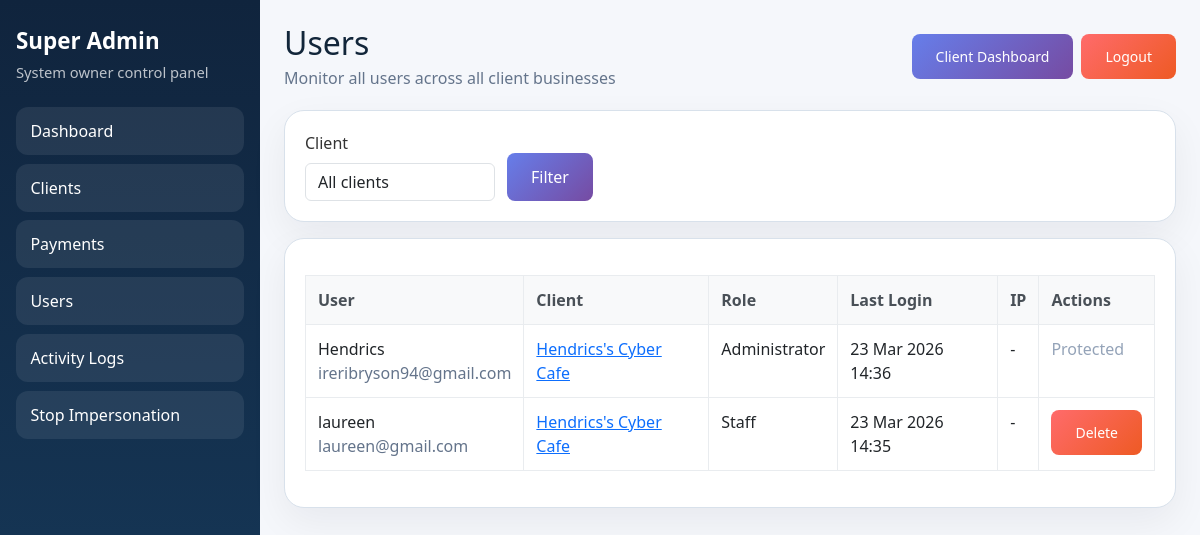
The page /super-admin/users/ (signed in) on the database as committed earlier.
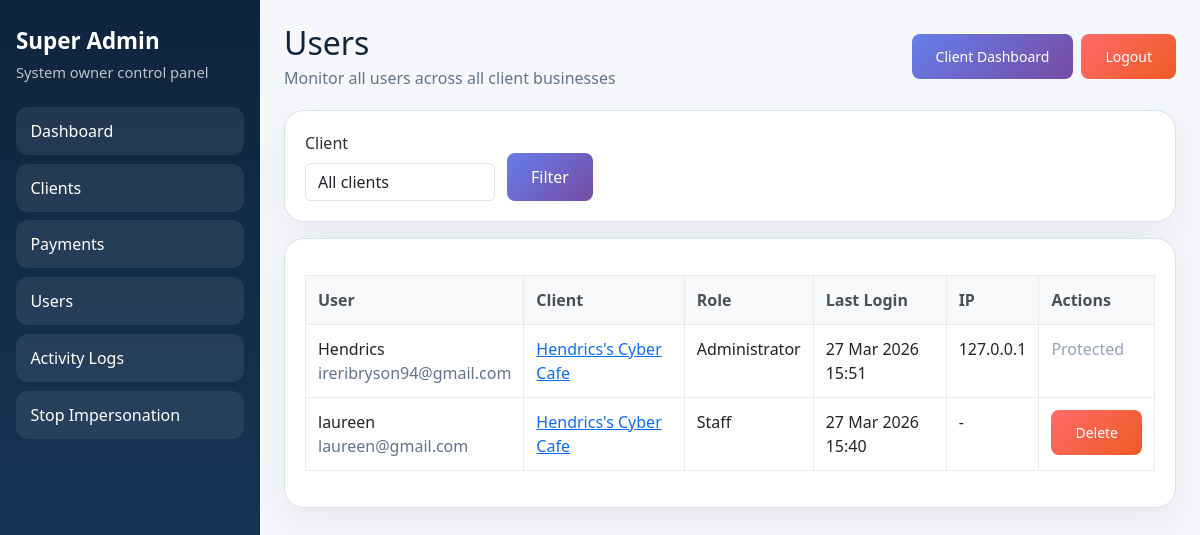
The same page on the database as committed later.
### core/auth_security.py (models this page shows, shortened)
class UserProfile(models.Model):
    ROLE_CHOICES = [
        ('admin', 'Administrator'),
        ('staff', 'Staff'),
        ('viewer', 'Viewer'),
    ]
    user = models.OneToOneField(User, on_delete=models.CASCADE, related_name='profile')
    role = models.CharField(
        max_length=20,
        choices=ROLE_CHOICES,
        default='staff',
        help_text="User's role in the system"
    )
    business = models.ForeignKey(
        'BusinessProfile',
        on_delete=models.CASCADE,
        related_name='user_profiles',
        help_text="Business this user belongs to"
    )
    is_active = models.BooleanField(default=True)
    last_login_ip = models.GenericIPAddressField(null=True, blank=True)
    login_attempts = models.PositiveIntegerField(default=0)
    locked_until = models.DateTimeField(null=True, blank=True)
    password_changed_date = models.DateTimeField(default=django_timezone.now)
    require_password_change = models.BooleanField(default=False)
    created_at = models.DateTimeField(default=django_timezone.now)
    updated_at = models.DateTimeField(auto_now=True)
    class Meta:
        verbose_name = "User Profile"
        verbose_name_plural = "User Profiles"
        unique_together = ['user', 'business']

### core/models.py (models this page shows, shortened)
class BusinessProfile(models.Model):
    APPROVAL_PENDING = 'pending'
    APPROVAL_APPROVED = 'approved'
    APPROVAL_REJECTED = 'rejected'
    APPROVAL_STATUS_CHOICES = [
        (APPROVAL_PENDING, 'Pending Approval'),
        (APPROVAL_APPROVED, 'Approved'),
        (APPROVAL_REJECTED, 'Rejected'),
    ]
    owner = models.OneToOneField(
        settings.AUTH_USER_MODEL,
        on_delete=models.CASCADE,
        related_name='business_profile',
        blank=True,
        null=True,
    )
    name = models.CharField("Business Name", max_length=255)
    owner_name = models.CharField("Owner Name", max_length=255)
    phone = models.CharField("Phone", max_length=50)
    email = models.EmailField("Email", blank=True, null=True)
    location = models.TextField("Location")
    logo = models.ImageField("Logo", upload_to="logos/", blank=True, null=True)
    subscription_start_date = models.DateField("Subscription Start Date", blank=True, null=True)
    subscription_end_date = models.DateField("Subscription End Date", blank=True, null=True)
    is_active = models.BooleanField("Active", default=True)
    approval_status = models.CharField("Approval Status", max_length=20, choices=APPROVAL_STATUS_CHOICES, default=APPROVAL_APPROVED)
    date_created = models.DateTimeField("Date Created", default=timezone.now)
    class Meta:
        verbose_name = "Business Profile"
        verbose_name_plural = "Business Profiles"

### core/super_admin.py (the view)
# urls.py: path('super-admin/users/', super_admin.SuperAdminUserListView.as_view(), name='super_admin_user_list'),
class SuperAdminUserListView(SuperAdminRequiredMixin, ListView):
    model = UserProfile
    template_name = 'core/super_admin/user_list.html'
    context_object_name = 'user_profiles'
    paginate_by = 30
    def get_queryset(self):
        queryset = UserProfile.objects.select_related('user', 'business').exclude(user__is_superuser=True).order_by('business__name', 'user__username')
        business_id = self.request.GET.get('business')
        if business_id:
            queryset = queryset.filter(business_id=business_id)
        return queryset
    def get_context_data(self, **kwargs):
        context = super().get_context_data(**kwargs)
        context['businesses'] = _client_businesses_queryset().order_by('name')
        context['selected_business'] = self.request.GET.get('business', '')
        return context

### core/context_processors.py (called while the page is built)
def app_permissions(request):
    user = getattr(request, 'user', None)
    return {
        'app_role': get_user_role(user) if user and user.is_authenticated else None,
        'can_backup_restore': can_backup_restore(user) if user and user.is_authenticated else False,
        'can_manage_business': can_manage_business(user) if user and user.is_authenticated else False,
        'can_manage_records': can_manage_records(user) if user and user.is_authenticated else False,
        'can_view_reports': can_view_reports(user) if user and user.is_authenticated else False,
    }

### core/permissions.py (called while the page is built)
def get_user_role(user):
    if not user or not user.is_authenticated:
        return None
    business = get_user_business(user)
    if business.owner_id == user.id:
        return 'admin'
    profile = _get_profile(user)
    if profile and getattr(profile, 'business_id', None) == business.id:
        return profile.role
    return 'staff'

def can_backup_restore(user):
    return get_user_role(user) == 'admin'

def can_manage_business(user):
    return get_user_role(user) == 'admin'

def can_manage_records(user):
    return get_user_role(user) in {'admin', 'staff'}

### templates/core/super_admin/user_list.html (shortened to what this page needs)
{% extends 'core/super_admin/base.html' %}
{% block page_title %}Users{% endblock %}
{% block page_subtitle %}Monitor all users across all client businesses{% endblock %}
{% block content %}
<div class="sa-card" style="margin-bottom:1rem;">
    <form method="get" style="display:flex; gap:0.75rem; flex-wrap:wrap; align-items:end;">
        <div>
            <label class="form-label">Client</label>
            <select name="business" class="form-control">
                <option value="">All clients</option>
            </select>
        </div>
        <div><button type="submit" class="btn btn-primary">Filter</button></div>
    </form>
</div>
<div class="sa-card">
    <div class="table-responsive">
        <table class="table">
            <thead>
                <tr>
                    <th>User</th>
                    <th>Client</th>
                    <th>Role</th>
                    <th>Last Login</th>
                    <th>IP</th>
                    <th>Actions</th>
                </tr>
            </thead>
            <tbody>
                {% for profile in user_profiles %}
                    <tr>
                        <td>{{ profile.user.username }}<div style="color:#64748b;">{{ profile.user.email }}</div></td>
                        <td><a href="{% url 'super_admin_client_detail' profile.business.pk %}">{{ profile.business.name }}</a></td>
                        <td>{{ profile.get_role_display }}</td>
                        <td>{% if profile.user.last_login %}{{ profile.user.last_login|date:"d M Y H:i" }}{% else %}-{% endif %}</td>
                        <td>{{ profile.last_login_ip|default:"-" }}</td>
                        <td>
                            {% if not profile.user.is_superuser and profile.business.owner_id != profile.user_id %}
                                <form method="post" action="{% url 'super_admin_user_delete' profile.user.pk %}" onsubmit="return confirm('Delete user {{ profile.user.username }}? This action cannot be undone.');">
                                    <button type="submit" class="btn btn-danger btn-sm">Delete</button>
                                </form>
                            {% else %}
                                <span style="color:#94a3b8;">Protected</span>
                            {% endif %}
                        </td>
                    </tr>
                {% empty %}
                    <tr><td colspan="6">No users found.</td></tr>
                {% endfor %}
            </tbody>
        </table>
    </div>
</div>
{% endblock %}

Rows that differ between the two databases and show on the page:
changed UserProfile "Administrator": user.last_login "23 Mar 2026 14:36" → "27 Mar 2026 15:51"; last_login_ip "-" → "127.0.0.1"
changed UserProfile "Staff": user.last_login "23 Mar 2026 14:35" → "27 Mar 2026 15:40"
